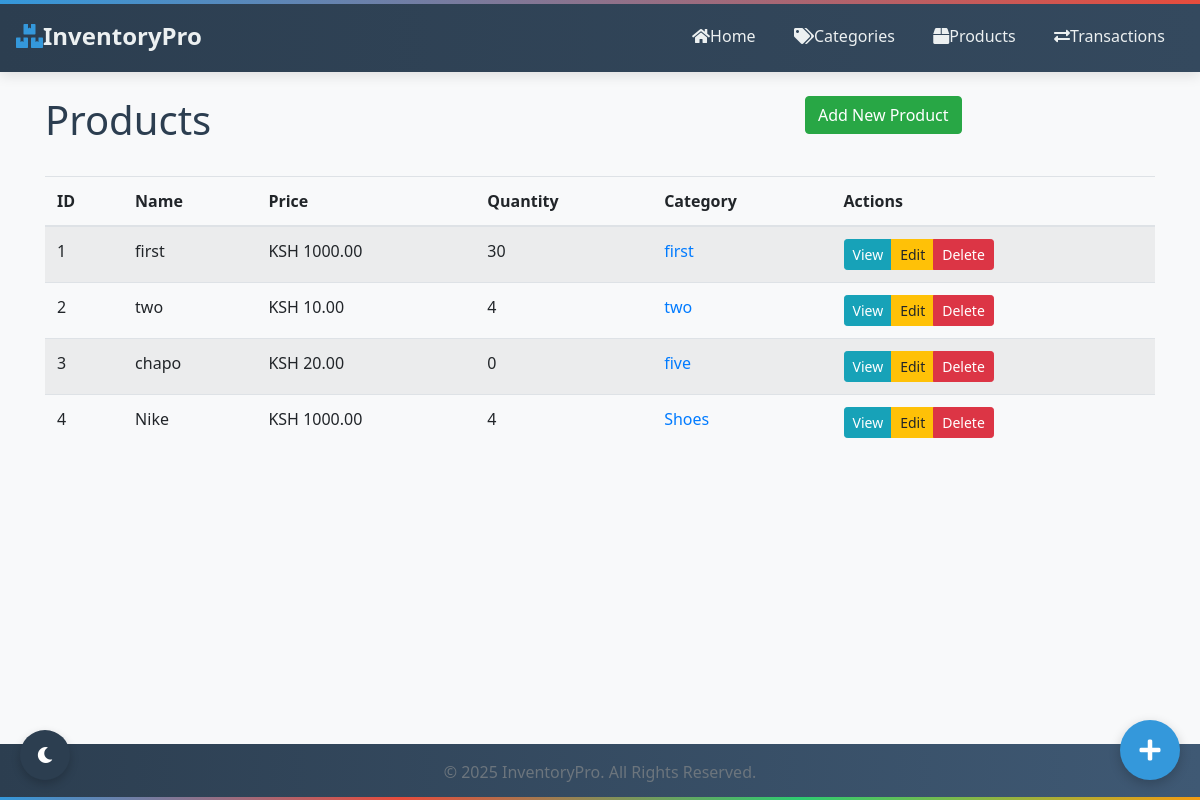
/products, run on an earlier commit of the app's database.
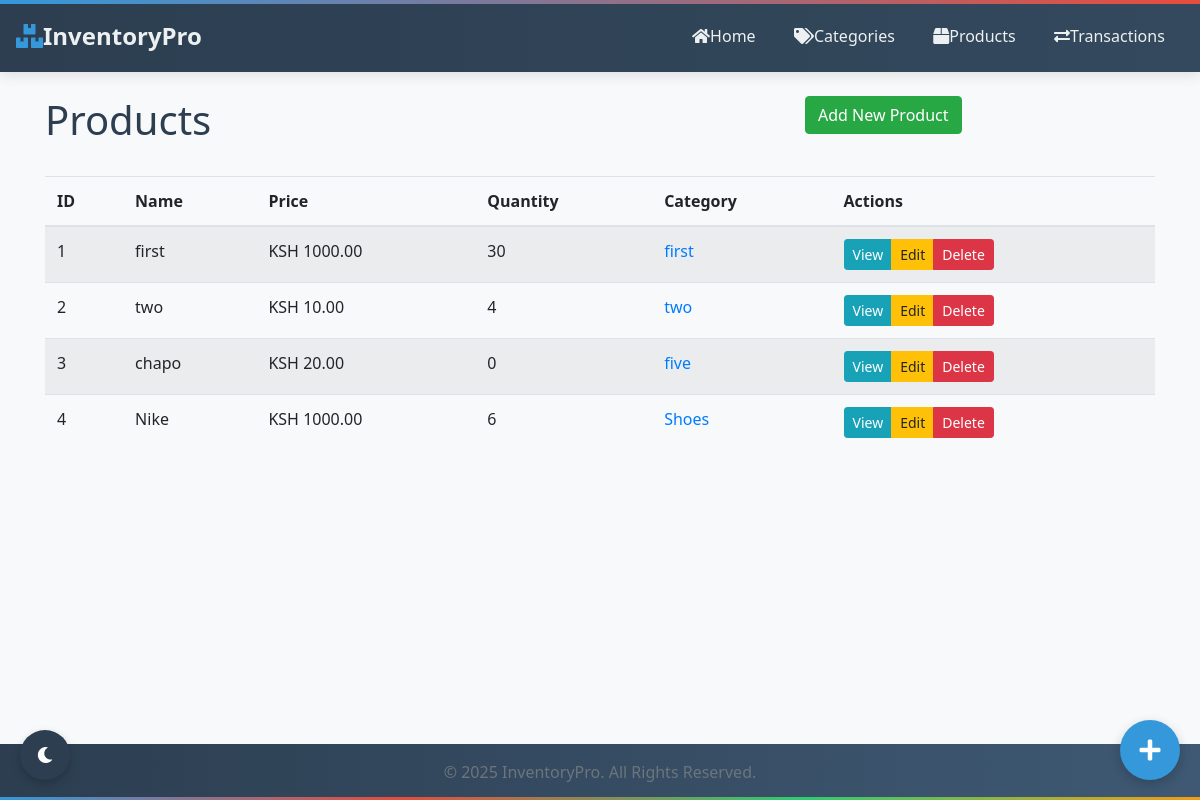
And on a later commit of the database.
### models/product.py (models this page shows, shortened)
class Product(Base):
    __tablename__ = 'products'
    id = Column(Integer, primary_key=True)
    _name = Column("name", String(100), nullable=False)
    description = Column(String(255))
    _price = Column("price", Float, nullable=False)
    _quantity = Column("quantity", Integer, default=0)
    category_id = Column(Integer, ForeignKey('categories.id'), nullable=False)
    created_at = Column(DateTime, default=datetime.datetime.utcnow)
    updated_at = Column(DateTime, default=datetime.datetime.utcnow, onupdate=datetime.datetime.utcnow)
    reorder_level = Column(Integer, default=10)
    reorder_quantity = Column(Integer, default=20)
    category = relationship("Category", back_populates="products")
    suppliers = relationship("Supplier", secondary="supplier_product", back_populates="products")
    transaction_items = relationship("TransactionItem", back_populates="product")
    transactions = relationship(
        "Transaction",
        secondary="transaction_items",
        primaryjoin="Product.id == TransactionItem.product_id",
        secondaryjoin="TransactionItem.transaction_id == Transaction.id",
        viewonly=True  # Make this viewonly to prevent cascade conflicts
    )
    @property
    def name(self):
        return self._name
    @name.setter
    def name(self, value):
        if not value or not isinstance(value, str) or len(value.strip()) < 2:
            raise ValueError("Product name must be a string with at least 2 characters")
        self._name = value.strip()
    @property
    def price(self):
        return self._price
    @price.setter
    def price(self, value):
        try:
            value = float(value)
            if value < 0:
                raise ValueError("Price cannot be negative")
            self._price = value
        except (ValueError, TypeError):
            raise ValueError("Price must be a positive number")
    @property
    def quantity(self):
        return self._quantity
    @quantity.setter
    def quantity(self, value):
        try:
            value = int(value)
            if value < 0:
                raise ValueError("Quantity cannot be negative")
            self._quantity = value
        except (ValueError, TypeError):
            raise ValueError("Quantity must be a positive integer")
    @classmethod
    def get_all(cls):
        session = SessionLocal()
        try:
            products = session.query(cls).options(joinedload(cls.category)).all()
            return products
        finally:
            session.close()

### models/category.py (models this page shows, shortened)
class Category(Base):
    __tablename__ = 'categories'
    id = Column(Integer, primary_key=True)
    _name = Column("name", String(50), nullable=False, unique=True)
    _description = Column("description", String(255))
    products = relationship("Product", back_populates="category", cascade="all, delete-orphan")
    @property
    def name(self):
        return self._name
    @name.setter
    def name(self, value):
        if not value or not isinstance(value, str) or len(value.strip()) < 2:
            raise ValueError("Category name must be a string with at least 2 characters")
        self._name = value.strip()
    @property
    def description(self):
        return self._description
    @description.setter
    def description(self, value):
        if value and not isinstance(value, str):
            raise ValueError("Description must be a string")
        self._description = value.strip() if value else value
    def delete(self):
        """Delete the category."""
        session = SessionLocal()
        try:
            session.delete(self)
            session.commit()
            return True
        except SQLAlchemyError as e:
            session.rollback()
            raise e
        finally:
            session.close()

### web/app.py (the view)
@app.route('/products')
def list_products():
    products = Product.get_all()
    return render_template('products/index.html', products=products)

### web/app.py (called while the page is built)
@app.context_processor
def inject_now():
    return {'now': datetime.utcnow()}

### web/templates/products/index.html (shortened to what this page needs)
{% extends 'base.html' %}
{% block content %}
<div class="row mb-4">
    <div class="col-md-8">
        <h1>Products</h1>
    </div>
    <div class="col-md-4 text-end">
        <a href="{{ url_for('new_product') }}" class="btn btn-success">Add New Product</a>
    </div>
</div>
{% if products %}
    <div class="table-responsive">
        <table class="table table-striped table-hover">
            <thead>
                <tr>
                    <th>ID</th>
                    <th>Name</th>
                    <th>Price</th>
                    <th>Quantity</th>
                    <th>Category</th>
                    <th>Actions</th>
                </tr>
            </thead>
            <tbody>
                {% for product in products %}
                <tr>
                    <td>{{ product.id }}</td>
                    <td>{{ product.name }}</td>
                    <td>KSH {{ "%.2f"|format(product.price) }}</td>
                    <td>{{ product.quantity }}</td>
                    <td>
                        <a href="{{ url_for('view_category', id=product.category.id) }}">
                            {{ product.category.name }}
                        </a>
                    </td>
                    <td>
                        <div class="btn-group btn-group-sm">
                            <a href="{{ url_for('view_product', id=product.id) }}" class="btn btn-info">View</a>
                            <a href="{{ url_for('edit_product', id=product.id) }}" class="btn btn-warning">Edit</a>
                            <button type="button" class="btn btn-danger" data-bs-toggle="modal" data-bs-target="#deleteModal{{ product.id }}">Delete</button>
                        </div>
                    </td>
                </tr>
                {% endfor %}
            </tbody>
        </table>
    </div>
{% else %}
    <div class="alert alert-info">
        No products found. <a href="{{ url_for('new_product') }}">Add a new product</a>.
    </div>
{% endif %}
{% endblock %}

What changed in the data, as far as the page shows it:
changed Product "Nike": quantity "4" → "6"
